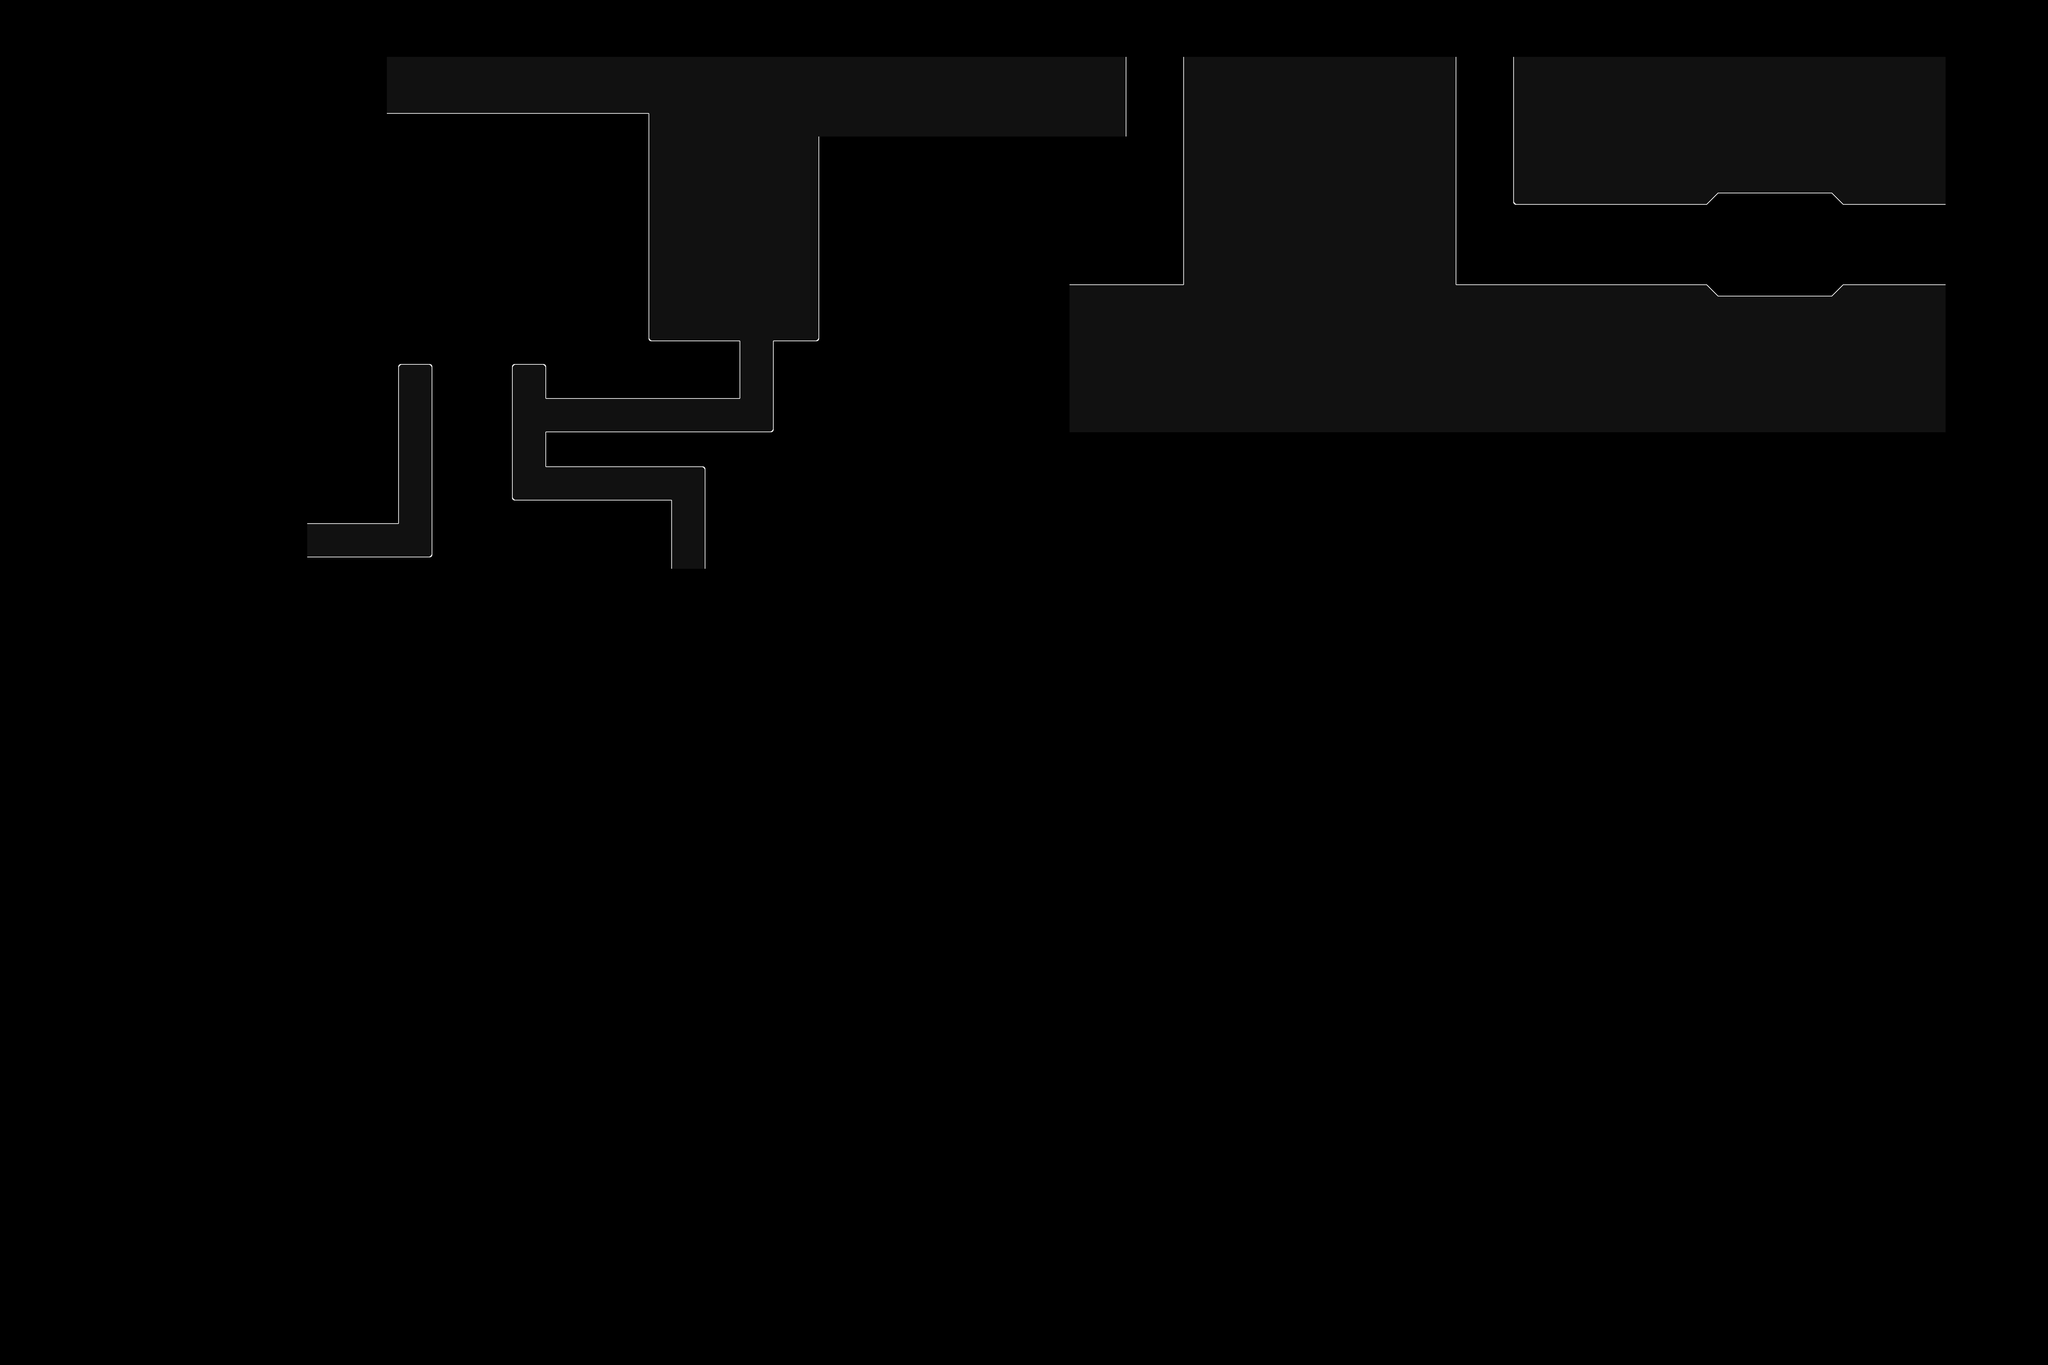

The image is a tile-based game level rendered from a .tmx file. Its description and source (layers, tilesets, objects; grid data summarised) follow:
An orthogonal 180x120 tile map with 32x32 px tiles, 1 tile layer (Tile Layer 1).

<map version="1.2" tiledversion="1.3.1" orientation="orthogonal" renderorder="right-down" compressionlevel="0" width="180" height="120" tilewidth="32" tileheight="32" infinite="0" nextlayerid="4" nextobjectid="1">
 <tileset firstgid="1" source="main_0.tsx" />
 <layer id="1" name="Tile Layer 1" width="180" height="120">
  <data>[21600 cells, 2880 non-empty, 17 distinct tile ids]</data>
 </layer>
 <objectgroup id="2" name="collision-layer" />
 <objectgroup id="3" name="event-layer" />
</map>
